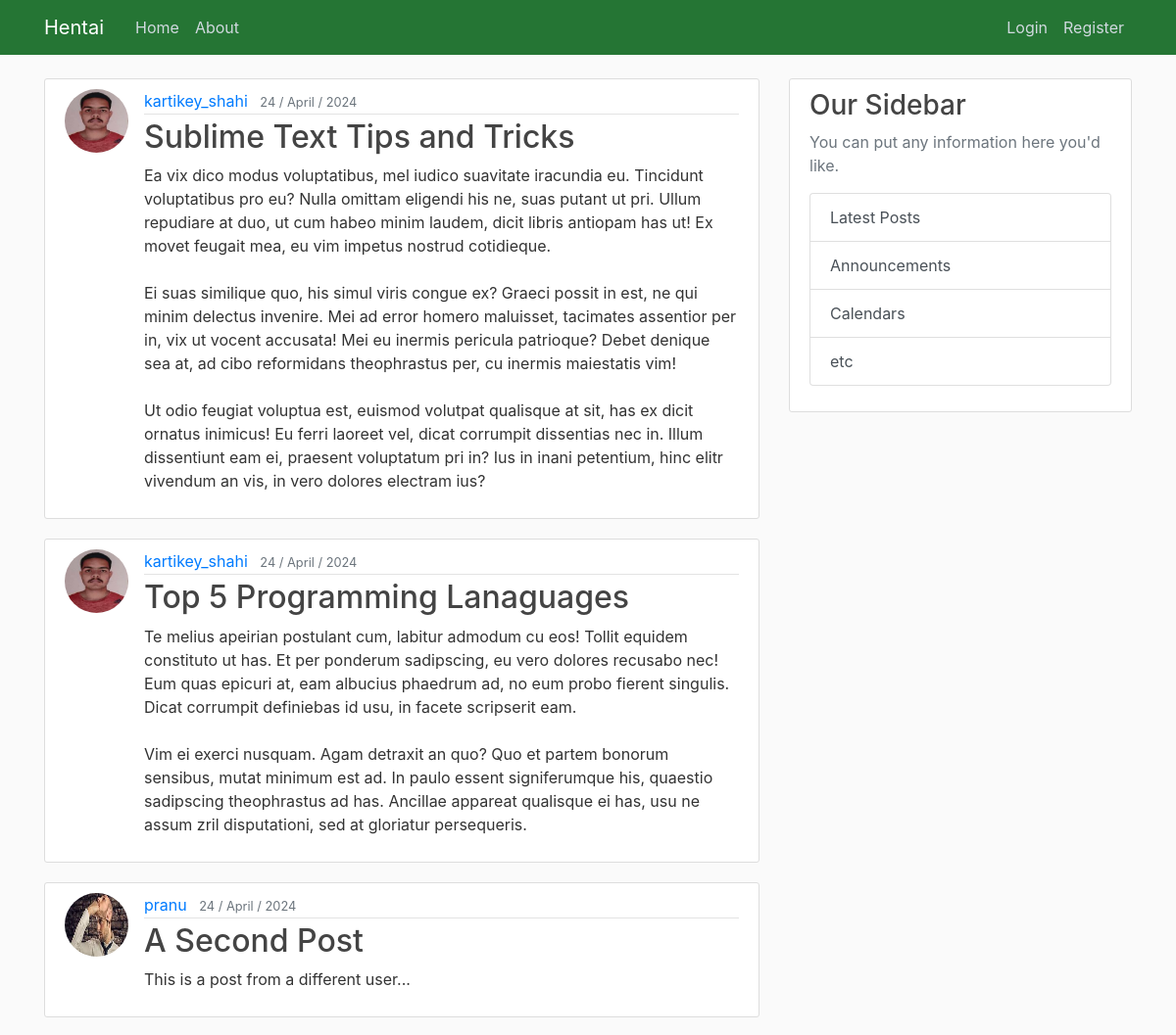
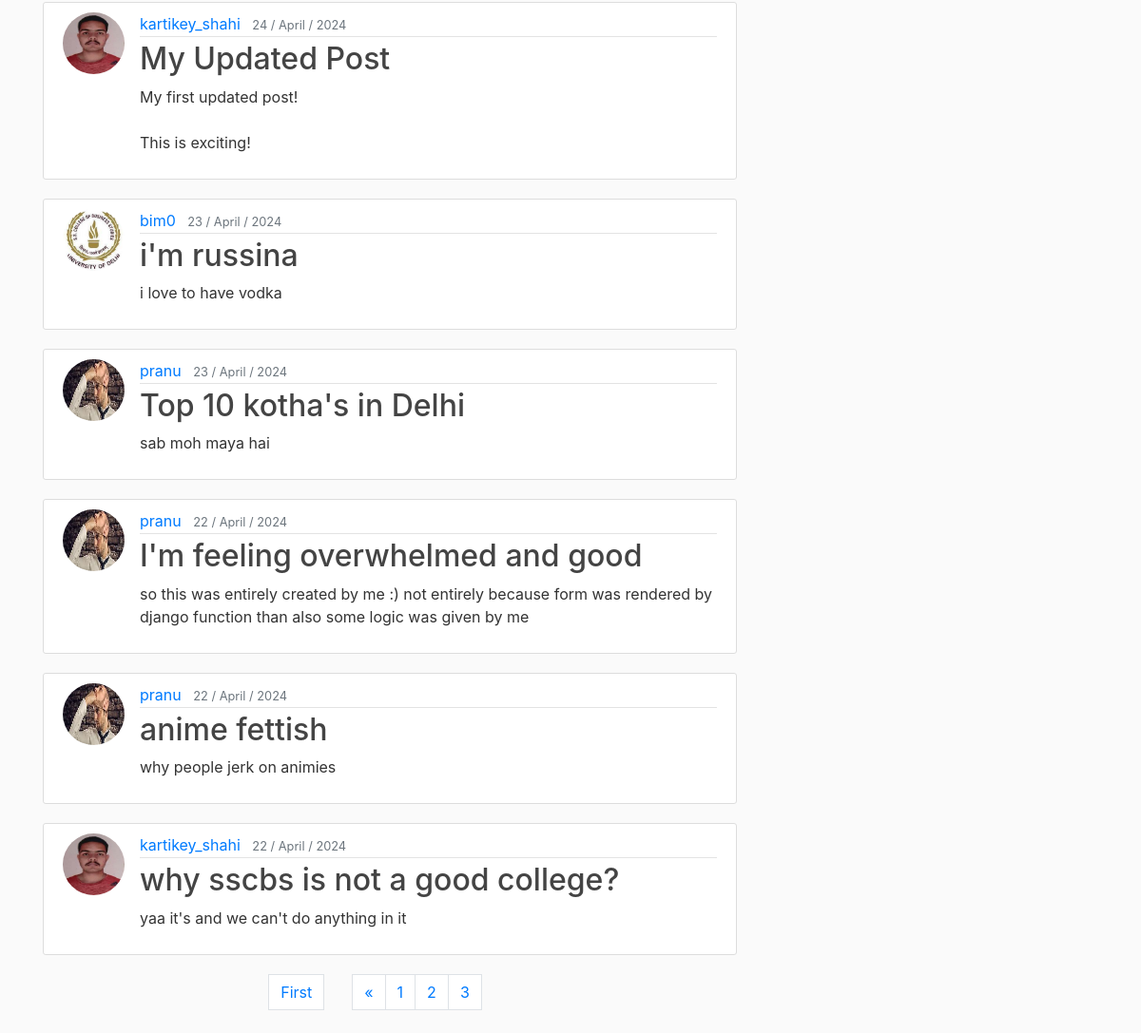
Screenshot of /home/?page=3 with the database file from the repository (2 pictures, top to bottom).
### blog/models.py (models this page shows, shortened)
class Post(models.Model):
    title = models.CharField(max_length=100)
    contents = models.TextField()
    date_posted = models.DateTimeField(default = timezone.now)
    author = models.ForeignKey(User, on_delete = models.CASCADE)

### user_authentication/models.py (models this page shows, shortened)
class Profile(models.Model):
    user = models.OneToOneField(User,on_delete=models.CASCADE) # Means that if user is deleted delete the profile but not vice versa i.e. when the profile is deleted not delete the user
    image = models.ImageField(default="default.jpg",upload_to="profile_pics")
    bio = models.CharField(max_length=250,default="A veteran of this application")

### blog/views.py (the view)
def welcome(request):
    posts_list = Post.objects.filter().order_by("-date_posted")
    page_num = request.GET.get('page',1)
    paginated = Paginator(posts_list,10)
    try:
        posts = paginated.page(page_num)
    except PageNotAnInteger:
        posts = paginated.page(1)
    except EmptyPage:
        posts = paginated.page(paginated.num_pages)
    context = {
        'posts':posts,
        'title':'Home'
    }
    return render(request,'blog/home.html',context)

### blog/templates/blog/home.html (shortened to what this page needs)
{% extends "blog/base.html" %}
{% block main %}
    {% for i in posts %}
    <article class="media content-section">
        <img class="rounded-circle article-img" src="{{ i.author.profile.image.url }}">
        <div class="media-body">
          <div class="article-metadata">
            <a class="mr-2" href="{% url 'profile-view' i.author.username %}">{{ i.author }}</a>
            <small class="text-muted">{{ i.date_posted | date:"d / F / Y" }}</small>
          </div>
          <h2><a class="article-title" href="{% url 'post-detail' i.id %}">{{ i.title }}</a></h2>
          <p class="article-content">{{i.contents}}</p>
        </div>
      </article>
    {% endfor %}
    <ul class="d-flex pagination justify-content-center">
      <div class="row">
        <div class="col text-left">
          {% if posts.has_previous %}
            <a class="page-link mb-4" href="?page=1">First</a>
          {% endif %}
        </div>
        <div class="col text-center d-flex justify-content-center">
          {% if posts.has_previous %}
            <a class="page-link mb-4" href="?page={{ posts.previous_page_number }}">&laquo;</a>
          {% endif %}
          {% for num in posts.paginator.page_range %}
            {% if posts.number == num %}
              <a class="page-link mb-4" href="?page={{ num }}">{{ num }}</a>
            {% elif num > posts.number|add:'-3' and num < posts.number|add:'3' %}
              <a class="page-link mb-4" href="?page={{ num }}">{{ num }}</a>
            {% endif %}
          {% endfor %}
        </div>
        <div class="col text-right">
        </div>
      </div>
    </ul>
{% endblock main %}

### blog/static/blog/main.css (style rules this page uses)
body { background: #fafafa; color: #333333; margin-top: 5rem; }
h1, h2, h3, h4, h5, h6 { color: #444444; }
ul { margin: 0; }
.content-section { background: #ffffff; padding: 10px 20px; border: 1px solid #dddddd; border-radius: 3px; margin-bottom: 20px; }
.article-title { color: #444444; }
.article-content { white-space: pre-line; }
.article-img { height: 65px; width: 65px; margin-right: 16px; }
.article-metadata { padding-bottom: 1px; margin-bottom: 4px; border-bottom: 1px solid #e3e3e3; }

### rows the page displays
Post: author.profile.image (picture), author "kartikey_shahi", date_posted "24 / April / 2024", title "Sublime Text Tips and Tricks", contents "Ea vix dico modus voluptatibus, mel iudico suavitate iracundia eu. Tincidunt voluptatibus pro eu? Nulla omittam eligendi his ne, suas putant ut pri. Ullum repudiare at duo, ut cum habeo minim laudem, dicit libris antiopam has ut! Ex movet feugait mea, eu vim impetus nostrud cotidieque. Ei suas similique quo, his simul viris congue ex? Graeci possit in est, ne qui minim delectus invenire. Mei ad error homero maluisset, tacimates assentior per in, vix ut vocent accusata! Mei eu inermis pericula patrioque? Debet denique sea at, ad cibo reformidans theophrastus per, cu inermis maiestatis vim! Ut odio feugiat voluptua est, euismod volutpat qualisque at sit, has ex dicit ornatus inimicus! Eu…"
Post: author.profile.image (picture), author "kartikey_shahi", date_posted "24 / April / 2024", title "Top 5 Programming Lanaguages", contents "Te melius apeirian postulant cum, labitur admodum cu eos! Tollit equidem constituto ut has. Et per ponderum sadipscing, eu vero dolores recusabo nec! Eum quas epicuri at, eam albucius phaedrum ad, no eum probo fierent singulis. Dicat corrumpit definiebas id usu, in facete scripserit eam. Vim ei exerci nusquam. Agam detraxit an quo? Quo et partem bonorum sensibus, mutat minimum est ad. In paulo essent signiferumque his, quaestio sadipscing theophrastus ad has. Ancillae appareat qualisque ei has, usu ne assum zril disputationi, sed at gloriatur persequeris."
Post: author.profile.image (picture), author "pranu", date_posted "24 / April / 2024", title "A Second Post", contents "This is a post from a different user..."
Post: author.profile.image (picture), author "kartikey_shahi", date_posted "24 / April / 2024", title "My Updated Post", contents "My first updated post! This is exciting!"
Post: author.profile.image (placeholder picture), author "bim0", date_posted "23 / April / 2024", title "i'm russina", contents "i love to have vodka"
Post: author.profile.image (picture), author "pranu", date_posted "23 / April / 2024", title "Top 10 kotha's in Delhi", contents "sab moh maya hai"
Post: author.profile.image (picture), author "pranu", date_posted "22 / April / 2024", title "I'm feeling overwhelmed and good", contents "so this was entirely created by me :) not entirely because form was rendered by django function than also some logic was given by me"
Post: author.profile.image (picture), author "pranu", date_posted "22 / April / 2024", title "anime fettish", contents "why people jerk on animies"
Post: author.profile.image (picture), author "kartikey_shahi", date_posted "22 / April / 2024", title "why sscbs is not a good college?", contents "yaa it's and we can't do anything in it"

### other values shown
{{ num }} "1" "2"
{{ num }} "3"
